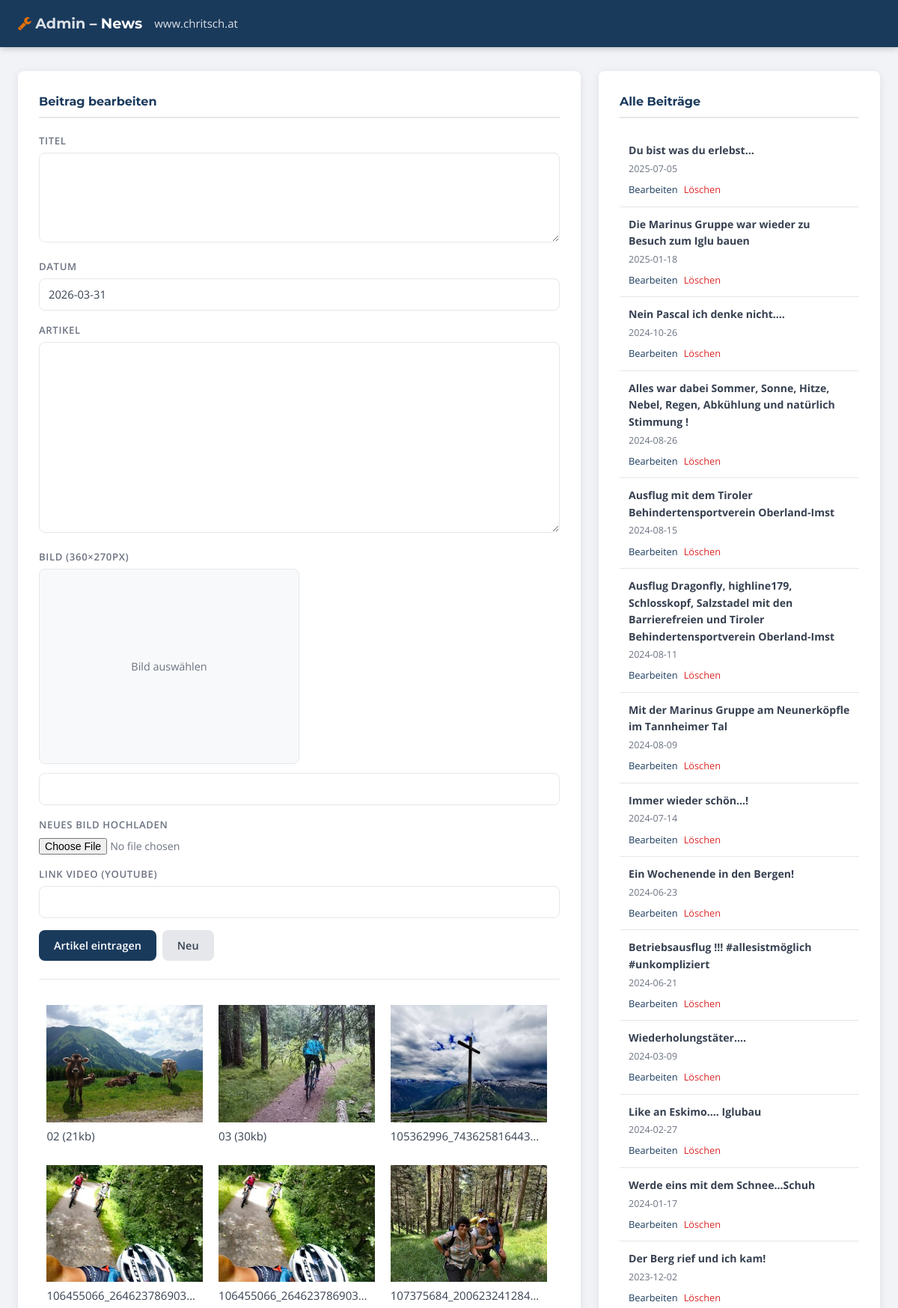
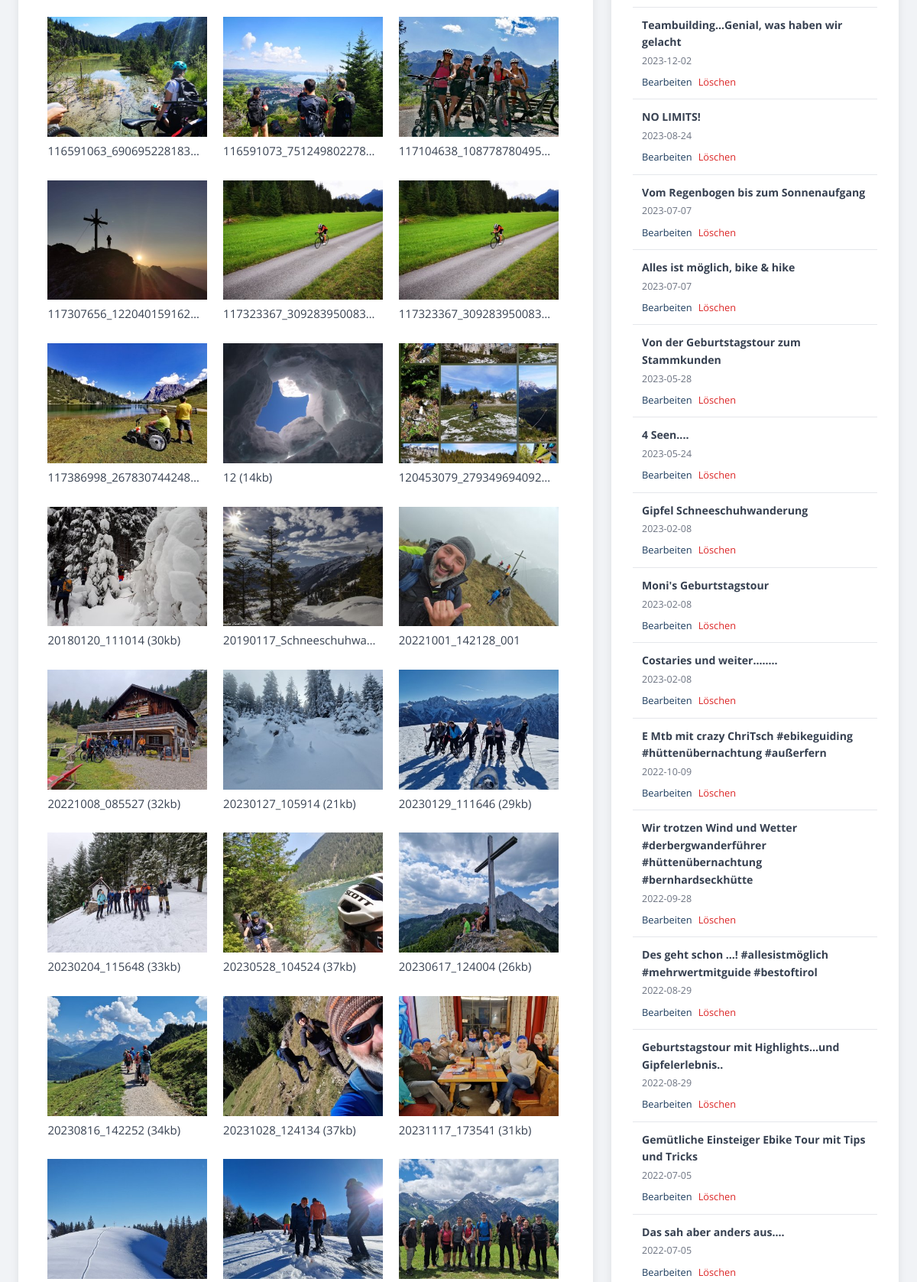
The app's page /admin/BlogAdmin.php (upper part) with its own data (2 pictures, top to bottom).
### tables this page shows
CREATE TABLE `blog` (
  `id` int(10) unsigned NOT NULL AUTO_INCREMENT,
  `titel` varchar(255) DEFAULT NULL,
  `datum` date DEFAULT NULL,
  `artikel` text DEFAULT NULL,
  `bilder` varchar(255) DEFAULT NULL,
  `video` varchar(255) DEFAULT NULL,
  `zeitpunkt` timestamp NOT NULL DEFAULT current_timestamp() ON UPDATE current_timestamp(),
  PRIMARY KEY (`id`)
);

### admin/BlogAdmin.php (the view, shortened to what this page needs)
<?PHP
	include "inc_logfile.php";
	{$titel = ""; $datum = date('Y-m-d'); $artikel = ""; $bilder =""; $video =""; $id = "";}
?>
<!DOCTYPE html>
<head>
	<link href="../css/font-awesome.min.css" rel="stylesheet">
	<link href="admin.css" rel="stylesheet">
</head>
<body>
<div class="admin-header">
  <h1><a href="index.php"><i class="fa fa-wrench"></i> Admin</a> – News</h1>
  <a href="http://www.chritsch.at" target="_blank">www.chritsch.at</a>
</div>
<div class="admin-container">
  <div class="admin-grid">
    <div class="admin-card">
      <h3>Beitrag bearbeiten</h3>
      <form method="post" action="<?php echo $_SERVER['PHP_SELF']; ?>" enctype="multipart/form-data">
        <label>Titel</label>
        <textarea name="titel" rows="2"><?= $titel ?></textarea>
        <label>Datum</label>
        <input type="text" value="<?= $datum ?>" name="datum" />
        <label>Artikel</label>
        <textarea name="artikel" rows="10"><?= $artikel ?></textarea>
        <label>Bild (360×270px)</label>
        <div id="bilder">
          <div id="bild-placeholder" class="admin-img-preview" style="<?= $bilder ? 'display:none' : 'display:flex' ?>;align-items:center;justify-content:center;color:var(--color-text-light);font-size:0.9rem">Bild auswählen</div>
          <input type="text" id="bildName" value="<?= $bilder ?>" name="bilder" readonly />
        </div>
        <label>Neues Bild hochladen</label>
        <input type="file" name="bild" onchange="löscheBilder()">
        <label>Link Video (YouTube)</label>
        <input type="text" name="video" value="<?= $video ?>" />
        <div class="btn-group">
          <input type="submit" value="Artikel eintragen" />
          <button type="button" onclick="location.href='#'">Neu</button>
        </div>
      </form>
      <hr>
      <?PHP $ordner = "../images/blog"; include "inc_ordner.php"; ?>
    </div>
    <div class="admin-card">
      <h3>Alle Beiträge</h3>
      <ul class="admin-list">
        <?PHP
          $sql = mysqli_query($dz, "SELECT * FROM blog ORDER BY datum DESC");
          while ($result = mysqli_fetch_array($sql)) {
            $id    = $result["id"];
            $datum = htmlspecialchars($result["datum"], ENT_COMPAT, "UTF-8");
            $titel = htmlspecialchars($result["titel"], ENT_COMPAT, "UTF-8");
            echo "<li>";
            echo "<span class='list-title'><strong>$titel</strong></span>";
            echo "<span class='list-date'>$datum</span>";
            echo "<span class='list-actions'><a href='?id=$id'>Bearbeiten</a> <span class='del' onclick='var del=confirm(\"Löschen?\");if(del)window.open(\"?id=del$id\",\"_top\")'>Löschen</span></span>";
            echo "</li>";
          }
        ?>
      </ul>
    </div>
  </div>
</div>
</body>
</html>

### admin/inc_ordner.php (shortened to what this page needs)
<?php
$alledateien = scandir($ordner);
foreach ($alledateien as $datei) {
	$dateiinfo = pathinfo($ordner."/".$datei);
	$size = ceil(filesize($ordner."/".$datei)/1024);
	if ($datei != "." && $datei != ".."  && $datei != "_notes" && $dateiinfo['basename'] != "Thumbs.db") {
		$bildtypen= array("jpg", "jpeg", "gif", "png");
		if(in_array($dateiinfo['extension'],$bildtypen)){
		?>
		<span class="galerie" style="float:left; width:30%; margin:1.5%">
			<img src="<?php echo $dateiinfo['dirname']."/".$dateiinfo['basename'];?>" style="width:100%" onclick="selectImg(this.src)"/>
			<p style="width:200px; height:30px; overflow: hidden; text-overflow:ellipsis" title="<?php echo $dateiinfo['filename']; ?> (<?php echo $size ; ?>kb)"><?php echo $dateiinfo['filename']; ?> (<?php echo $size ; ?>kb)</p>
		</span>
		<?php
	} else { ?>
		<div class="file">
			<a href="<?php echo $dateiinfo['dirname']."/".$dateiinfo['basename'];?>">&raquo <?php echo $dateiinfo['filename']; ?></a> (<?php echo $dateiinfo['extension']; ?> | <?php echo $size ; ?>kb)
		</div>
	<?php } ?>
	<?php
	};
};
?>

### admin/admin.css (style rules this page uses)
*, *::before, *::after { box-sizing: border-box; margin: 0; padding: 0; }
body { font-family: var(--font-body); font-size: 15px; color: var(--color-text); background: #f1f3f6; line-height: 1.6; }
a { color: var(--color-accent); text-decoration: none; }
.admin-header { background: var(--color-primary); color: #fff; padding: 1rem max(1.5rem, calc((100% - 1600px) / 2 + 1.5rem)); display: flex; align-items: center; gap: 1rem; box-shadow: 0 2px 8px rgba(0,0,0,0.2); }
.admin-header h1 { font-family: var(--font-heading); font-size: 1.2rem; font-weight: 700; color: #fff; }
.admin-header a { color: rgba(255,255,255,0.85); }
.admin-header i { color: var(--color-accent); }
.admin-container { max-width: 1600px; margin: 2rem auto; padding: 0 1.5rem; }
.admin-card { background: var(--color-white); border-radius: var(--radius); padding: 1.75rem; box-shadow: var(--shadow); margin-bottom: 1.5rem; }
.admin-card h3 { font-family: var(--font-heading); font-size: 1rem; color: var(--color-primary); margin-bottom: 1.25rem; padding-bottom: 0.5rem; border-bottom: 2px solid var(--color-border); }
.admin-grid { display: grid; grid-template-columns: 2fr 1fr; gap: 1.5rem; align-items: start; }
label { display: block; font-size: 0.82rem; font-weight: 600; color: var(--color-text-light); text-transform: uppercase; letter-spacing: 0.05em; margin-bottom: 0.3rem; margin-top: 1rem; }
label:first-child { margin-top: 0; }
input[type="text"], input[type="date"], input[type="number"], textarea, select { width: 100%; padding: 0.55rem 0.75rem; border: 1px solid var(--color-border); border-radius: var(--radius); font: inherit; font-size: 0.92rem; color: var(--color-text); background: var(--color-white); transition: border-color 0.2s; }
textarea { resize: vertical; min-height: 120px; }
input[type="file"] { font: inherit; font-size: 0.88rem; color: var(--color-text-light); }
.btn, input[type="submit"], button { display: inline-block; padding: 0.55rem 1.25rem; border-radius: var(--radius); border: none; font: inherit; font-size: 0.9rem; font-weight: 600; cursor: pointer; transition: background 0.2s, transform 0.15s; }
input[type="submit"], .btn-primary { background: var(--color-primary); color: #fff; }
button, .btn-secondary { background: var(--color-border); color: var(--color-text); }
.btn-group { display: flex; gap: 0.5rem; margin-top: 1rem; flex-wrap: wrap; }
.admin-img-preview { width: 50%; aspect-ratio: 4 / 3; object-fit: contain; border-radius: var(--radius); margin-bottom: 0.75rem; border: 1px solid var(--color-border); background: var(--color-light); }
.admin-list { list-style: none; }
.admin-list li { padding: 0.75rem; border-bottom: 1px solid var(--color-border); display: flex; flex-direction: column; gap: 0.2rem; font-size: 0.88rem; }
.admin-list .list-title { font-weight: 600; color: var(--color-text); }
.admin-list .list-date { color: var(--color-text-light); font-size: 0.78rem; }
.admin-list .list-actions { display: flex; gap: 0.5rem; margin-top: 0.25rem; }
.admin-list a { font-size: 0.8rem; color: var(--color-primary); }
.del { font-size: 0.8rem; color: #dc2626; cursor: pointer; }
hr { border: none; border-top: 1px solid var(--color-border); margin: 1.5rem 0; }

### records on screen
blog: titel "Du bist was du erlebst...", datum "2025-07-05"
blog: titel "Die Marinus Gruppe war wieder zu Besuch zum Iglu bauen", datum "2025-01-18"
blog: titel "Nein Pascal ich denke nicht....", datum "2024-10-26"
blog: titel "Alles war dabei Sommer, Sonne, Hitze, Nebel, Regen, Abkühlung und natürlich Stimmung !", datum "2024-08-26"
blog: titel "Ausflug mit dem Tiroler Behindertensportverein Oberland-Imst", datum "2024-08-15"
blog: titel "Ausflug Dragonfly, highline179, Schlosskopf, Salzstadel mit den Barrierefreien und Tiroler Behindertensportverein Oberland-Imst", datum "2024-08-11"
blog: titel "Mit der Marinus Gruppe am Neunerköpfle im Tannheimer Tal", datum "2024-08-09"
blog: titel "Immer wieder schön...!", datum "2024-07-14"
blog: titel "Ein Wochenende in den Bergen!", datum "2024-06-23"
blog: titel "Betriebsausflug !!! #allesistmöglich #unkompliziert", datum "2024-06-21"
blog: titel "Wiederholungstäter....", datum "2024-03-09"
blog: titel "Like an Eskimo.... Iglubau", datum "2024-02-27"
blog: titel "Werde eins mit dem Schnee...Schuh", datum "2024-01-17"
blog: titel "Der Berg rief und ich kam!", datum "2023-12-02"
blog: titel "Teambuilding...Genial, was haben wir gelacht", datum "2023-12-02"
blog: titel "NO LIMITS!", datum "2023-08-24"
blog: titel "Vom Regenbogen bis zum Sonnenaufgang", datum "2023-07-07"
blog: titel "Alles ist möglich, bike & hike", datum "2023-07-07"
blog: titel "Von der Geburtstagstour zum Stammkunden", datum "2023-05-28"
blog: titel "4 Seen....", datum "2023-05-24"
blog: titel "Gipfel Schneeschuhwanderung", datum "2023-02-08"
blog: titel "Moni's Geburtstagstour", datum "2023-02-08"
blog: titel "Costaries und weiter........", datum "2023-02-08"
blog: titel "E Mtb mit crazy ChriTsch #ebikeguiding #hüttenübernachtung #außerfern", datum "2022-10-09"
blog: titel "Wir trotzen Wind und Wetter #derbergwanderführer #hüttenübernachtung #bernhardseckhütte", datum "2022-09-28"
blog: titel "Des geht schon ...! #allesistmöglich #mehrwertmitguide #bestoftirol", datum "2022-08-29"
blog: titel "Geburtstagstour mit Highlights...und Gipfelerlebnis..", datum "2022-08-29"
blog: titel "Gemütliche Einsteiger Ebike Tour mit Tips und Tricks", datum "2022-07-05"
blog: titel "Das sah aber anders aus....", datum "2022-07-05"

### other values on screen
$dateiinfo['filename'] "02"
$size "21"
$dateiinfo['filename'] "03"
$size "30"
$dateiinfo['filename'] "105362996_743625816443…"
$dateiinfo['filename'] "106455066_264623786903…"
$dateiinfo['filename'] "107375684_200623241284…"
$dateiinfo['filename'] "116591063_690695228183…"
$dateiinfo['filename'] "116591073_751249802278…"
$dateiinfo['filename'] "117104638_108778780495…"
$dateiinfo['filename'] "117307656_122040159162…"
$dateiinfo['filename'] "117323367_309283950083…"
$dateiinfo['filename'] "117386998_267830744248…"
$dateiinfo['filename'] "12"
$size "14"
